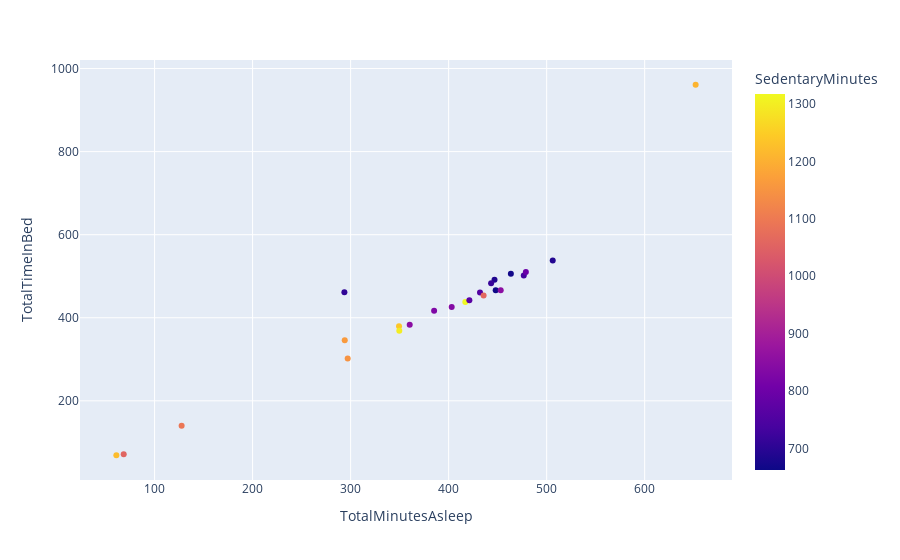

Here is the notebook cell this chart was saved with:
### Markdown cell above
In this chart we see that there is no correlation between Sedentary minutes and Total Minutes Asleep. We thought that being less sedentary throughout the day meant that you will get more of sleep, but we can see some users not getting the recommend 7-9 to

### Code cell
# Note: Average data
px.scatter(combined_df,x='TotalMinutesAsleep', y='TotalTimeInBed', color='SedentaryMinutes')

### Figure 1 — Plotly figure (JSON) as saved in the notebook; plotly's stock layout.template omitted (floating-point values rounded to 4 significant figures)
{"data": [{"hovertemplate": "TotalMinutesAsleep=%{x}<br>TotalTimeInBed=%{y}<br>SedentaryMinutes=%{marker.color}<extra></extra>", "legendgroup": "", "marker": {"color": [848.2, 1162.0, 1207.0, 1317.0, 689.4, 1220.0, 687.2, 707.5, 1237.0, 735.8, 836.7, 829.9, 1094.0, 766.4, 668.4, 754.4, 796.3, 1299.0, 662.3, 1055.0, 850.5, 1148, 716.1, 1060.0], "coloraxis": "coloraxis", "symbol": "circle"}, "mode": "markers", "name": "", "orientation": "v", "showlegend": false, "type": "scatter", "x": [360.3, 294, 652, 417, 506.2, 61, 446.8, 293.6, 349.4, 476.7, 403.1, 385.2, 127.6, 421.1, 463.5, 432, 478.8, 349.7, 448, 68.5, 453.1, 297, 443.3, 435.7], "xaxis": "x", "y": [383.2, 346, 961, 437.8, 537.6, 69, 491.3, 461.1, 379.8, 502.0, 426.2, 416.8, 140, 442.0, 505.9, 460.6, 510.2, 369, 466.1, 71.5, 466.4, 301.7, 483.3, 453.8], "yaxis": "y"}], "layout": {"coloraxis": {"colorbar": {"title": {"text": "SedentaryMinutes"}}, "colorscale": [[0, "#0d0887"], [0.1111, "#46039f"], [0.2222, "#7201a8"], [0.3333, "#9c179e"], [0.4444, "#bd3786"], [0.5556, "#d8576b"], [0.6667, "#ed7953"], [0.7778, "#fb9f3a"], [0.8889, "#fdca26"], [1, "#f0f921"]]}, "legend": {"tracegroupgap": 0}, "margin": {"t": 60}, "xaxis": {"anchor": "y", "domain": [0, 1], "title": {"text": "TotalMinutesAsleep"}}, "yaxis": {"anchor": "x", "domain": [0, 1], "title": {"text": "TotalTimeInBed"}}}}
